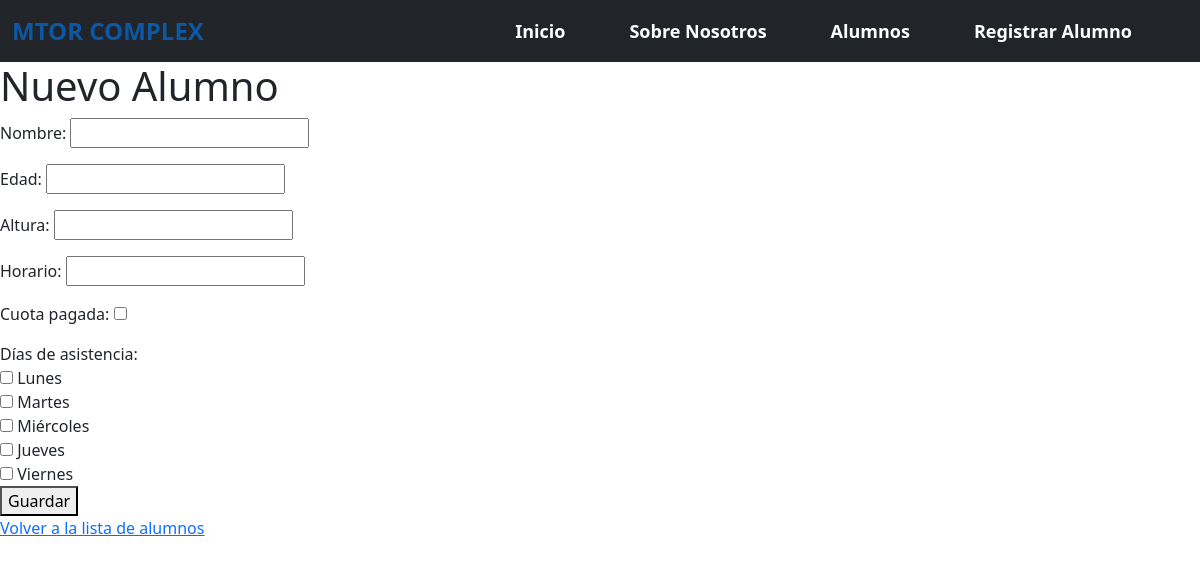
The page /gimnasio/alumnos/nuevo/ on the database its author committed.
### gimnasio/models.py (models this page shows, shortened)
class DiaAsistencia(models.Model):
    dia = models.CharField(
        max_length=20,
        choices=[
            ("Lunes", "Lunes"),
            ("Martes", "Martes"),
            ("Miércoles", "Miércoles"),
            ("Jueves", "Jueves"),
            ("Viernes", "Viernes"),
            ("Sábado", "Sábado"),
            ("Domingo", "Domingo"),
        ],
    )

### gimnasio/views.py (the view, shortened to what this page needs)
# urls.py: path("alumnos/nuevo/", AlumnoCreateView.as_view(), name="alumno-create"),
class AlumnoCreateView(CreateView):
    model = Alumno
    fields = ["nombre", "edad", "altura", "horario", "cuota_pagada"]
    template_name = "gimnasio/alumno_form.html"
    success_url = reverse_lazy("gimnasio:alumno-list")
    def get_context_data(self, **kwargs):
        context = super().get_context_data(**kwargs)
        context["dias"] = DiaAsistencia.objects.all()
        return context

### gimnasio/templates/gimnasio/alumno_form.html (shortened to what this page needs)
{% extends 'gimnasio/base.html' %}
{% block contenido %}
    <h1>{% if alumno %}Editar Alumno{% else %}Nuevo Alumno{% endif %}</h1>
    <form method="POST">
        {{ form.as_p }}
        <label for="dias_asistencia">Días de asistencia:</label><br>
        {% for dia in dias %}
            <input type="checkbox" id="dias_asistencia" name="dias_asistencia" value="{{ dia.id }}"
                {% if dia in alumno.dias_asistencia.all %}checked{% endif %}>
            <label for="{{ dia.id }}">{{ dia.dia }}</label><br>
        {% empty %}
            <p>No hay días de asistencia disponibles.</p>
        {% endfor %}
        <button type="submit">Guardar</button>
    </form>
    <p><a href="{% url 'gimnasio:alumno-list' %}">Volver a la lista de alumnos</a></p>
{% endblock contenido %}

### rows shown on the page
DiaAsistencia: dia "Lunes"
DiaAsistencia: dia "Martes"
DiaAsistencia: dia "Miércoles"
DiaAsistencia: dia "Jueves"
DiaAsistencia: dia "Viernes"
